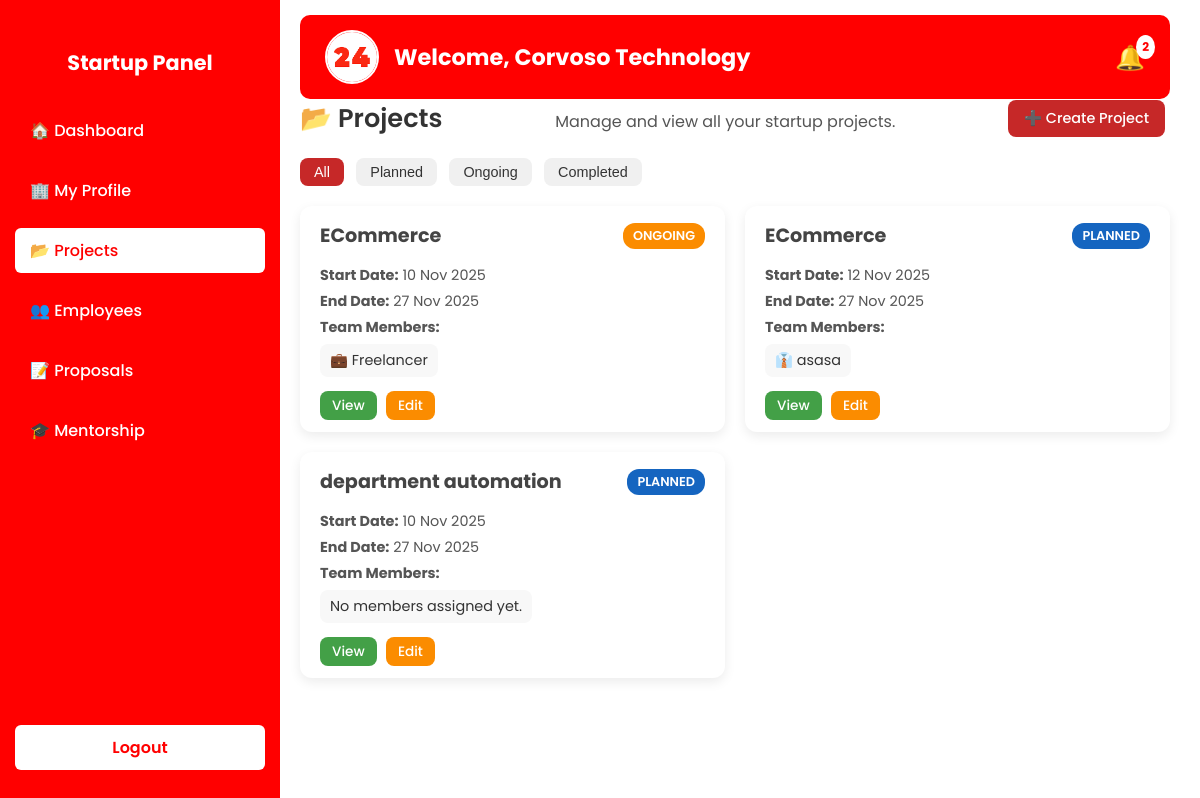
/startup/projects/ (signed in), run on an earlier commit of the app's database.
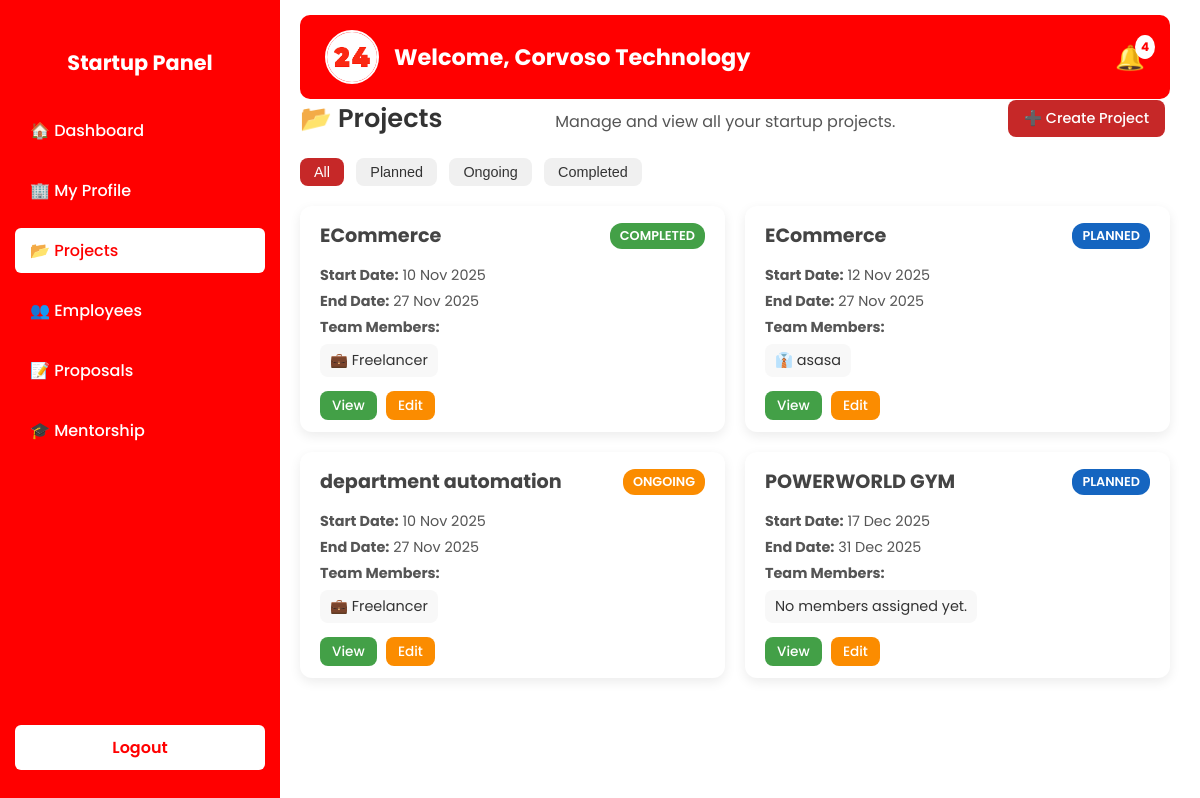
And on a later commit of the database.
### projects/models.py (models this page shows, shortened)
class Project(models.Model):
    startup = models.ForeignKey(StartupProfile, on_delete=models.CASCADE, related_name="projects")
    name = models.CharField(max_length=200)
    description = models.TextField()
    requirements_file = models.FileField(upload_to='project_requirements/', blank=True, null=True)  # Local file storage
    start_date = models.DateField()
    end_date = models.DateField(blank=True, null=True)
    status = models.CharField(max_length=20, choices=[
        ('PLANNED', 'Planned'),
        ('ONGOING', 'Ongoing'),
        ('COMPLETED', 'Completed')
    ], default='PLANNED')
    assigned_to_freelancers = models.BooleanField(default=False)
    employees_assigned = models.ManyToManyField(Employee, blank=True, related_name='projects')

class ProjectAssignment(models.Model):
    project = models.OneToOneField(Project, on_delete=models.CASCADE, related_name="assignment")
    freelancer = models.ForeignKey(FreelancerProfile, on_delete=models.CASCADE, null=True, blank=True)
    employee_name = models.CharField(max_length=200, blank=True, null=True)
    role = models.CharField(max_length=100, blank=True, null=True)
    assigned_date = models.DateField(auto_now_add=True)
    is_active = models.BooleanField(default=True)

### freelancer/models.py (models this page shows, shortened)
class FreelancerProfile(models.Model):
    user = models.OneToOneField(CustomUser, on_delete=models.CASCADE, related_name='freelancer_profile')
    full_name = models.CharField(max_length=100)
    contact_number = models.CharField(max_length=20, blank=True, null=True)
    bio = models.TextField(blank=True, null=True)
    hourly_rate = models.DecimalField(max_digits=8, decimal_places=2, blank=True, null=True)
    availability = models.CharField(
        max_length=50,
        choices=[('AVAILABLE', 'Available'), ('BUSY', 'Busy'), ('OFFLINE', 'Offline')],
        default='AVAILABLE'
    )
    profile_picture = models.ImageField(upload_to="freelancer/", blank=True, null=True)
    resume = models.FileField(blank=True, null=True)
    total_earnings = models.DecimalField(max_digits=10, decimal_places=2, default=0.00)
    created_at = models.DateTimeField(auto_now_add=True)
    updated_at = models.DateTimeField(auto_now=True)
    class Meta:
        verbose_name = "Freelancer Profile"
        verbose_name_plural = "Freelancer Profiles"

### accounts/models.py (models this page shows, shortened)
class CustomUser(AbstractUser):
    ROLE_CHOICES = [
        ('ADMIN', 'Admin'),
        ('STARTUP', 'Startup'),
        ('FREELANCER', 'Freelancer'),
        ('MENTOR', 'Mentor'),
        ('INVESTOR', 'Investor'),
    ]
    role = models.CharField(max_length=20, choices=ROLE_CHOICES, default='STARTUP')
    created_at = models.DateTimeField(auto_now_add=True)
    groups = models.ManyToManyField(
        Group,
        related_name='customuser_set',  # <--- change related_name
        blank=True,
        help_text='The groups this user belongs to.'
    )
    user_permissions = models.ManyToManyField(
        Permission,
        related_name='customuser_set',  # <--- change related_name
        blank=True,
        help_text='Specific permissions for this user.'
    )

### startup/models.py (models this page shows, shortened)
class Employee(models.Model):
    startup = models.ForeignKey(StartupProfile, on_delete=models.CASCADE, related_name='employees')
    name = models.CharField(max_length=255)
    role = models.CharField(max_length=100, blank=True, null=True)
    email = models.EmailField(blank=True, null=True)
    phone_number = models.CharField(max_length=15, blank=True, null=True)
    profile_picture = models.ImageField(upload_to='employee_profiles/', blank=True, null=True)  # changed to ImageField
    linkedin_profile = models.URLField(blank=True, null=True)
    github_profile = models.URLField(blank=True, null=True)
    skills = models.TextField(blank=True, null=True)
    date_of_joining = models.DateField(blank=True, null=True)
    is_active = models.BooleanField(default=True)
    added_at = models.DateTimeField(auto_now_add=True)
    updated_at = models.DateTimeField(auto_now=True)

### startup/views.py (the view)
# urls.py: path('projects/', views.startup_projects, name='startup_projects'),
@login_required
def startup_projects(request):
    profile = request.user.startup_profile
    projects = Project.objects.filter(startup=profile)
    context = {
        'profile': profile,
        'projects': projects,
        'projects_count': projects.count(),
        'projects_in_progress': projects.filter(status='IN_PROGRESS').count(),
        'projects_completed': projects.filter(status='COMPLETED').count(),
        'notifications_count': request.user.notifications.filter(read=False).count(),
        'notifications': request.user.notifications.all().order_by('-created_at')[:5],
    }
    return render(request, 'projects_list.html', context)

### startup/templates/projects_list.html (shortened to what this page needs)
{% extends 'base_startup.html' %}
{% block content %}
<div class="page-header">
    <h2>📂 Projects</h2>
    <p>Manage and view all your startup projects.</p>
    <a href="{% url 'startup:create_project' %}" class="btn create-project">➕ Create Project</a>
</div>
<div class="filter-bar">
    <button class="filter-btn active" data-status="all">All</button>
    <button class="filter-btn" data-status="planned">Planned</button>
    <button class="filter-btn" data-status="ongoing">Ongoing</button>
    <button class="filter-btn" data-status="completed">Completed</button>
</div>
<div class="projects-cards">
    {% for project in projects %}
    <div class="project-card" data-status="{{ project.status|lower|slugify }}">
        <div class="card-header">
            <h3>{{ project.name }}</h3>
            <span class="status {{ project.status|lower|slugify }}">{{ project.status }}</span>
        </div>
        <div class="card-body">
            <p><strong>Start Date:</strong> {{ project.start_date|date:"d M Y" }}</p>
            <p><strong>End Date:</strong> {{ project.end_date|date:"d M Y" }}</p>
            <p><strong>Team Members:</strong></p>
            <ul class="team-list">
                {% if project.employees_assigned.exists %}
                {% for emp in project.employees_assigned.all %}
                <li>👔 {{ emp.name }}</li>
                {% endfor %}
                {% endif %}
                {% if project.assignment and project.assignment.freelancer %}
                <li>💼 {{ project.assignment.freelancer.user.username }}</li>
                {% endif %}
                {% if not project.employees_assigned.exists and not project.assignment.freelancer %}
                <li>No members assigned yet.</li>
                {% endif %}
            </ul>
        </div>
        <div class="card-actions">
            <a href="{% url 'startup:project_detail' project.id %}" class="btn view">View</a>
            <a href="{% url 'startup:update_project' project.id %}" class="btn edit">Edit</a>
        </div>
    </div>
    {% endfor %}
</div>
{% endblock %}

### startup/templates/base_startup.html (shortened to what this page needs)
{% load static %}
<!DOCTYPE html>
<html lang="en">
<head>
</head>
<body>
    <nav class="sidebar">
        <div>
            <h2>Startup Panel</h2>
            <ul>
                <li>
                    <a href="{% url 'startup:startup_dashboard' %}"
                    class="{% if request.path == '/startup/dashboard/' or request.path == '/startup/dashboard/' %}active{% endif %}">🏠 Dashboard</a>
                </li>
                <li>
                <a href="{% url 'startup:stprofile_detail' %}"
                class="{% if '/startup/profile/' in request.path %}active{% endif %}">
                🏢 My Profile
                </a>
                </li>
                <li>
                    <a href="{% url 'startup:startup_projects' %}"
                        class="{% if '/startup/projects/' in request.path %}active{% endif %}">📂 Projects</a>
                </li>
                <li>
                    <a href="{% url 'startup:startup_employees' %}"
                        class="{% if '/startup/employees/' in request.path %}active{% endif %}">👥 Employees</a>
                </li>
                <li>
                    <a href="{% url 'startup:project_proposals' %}"
                        class="{% if '/startup/proposals/' in request.path %}active{% endif %}">📝 Proposals</a>
                </li>
                <li>
                    <a href="{% url 'startup:startup_sessions' %}"
                        class="{% if '/startup/sessions/' in request.path %}active{% endif %}">🎓 Mentorship</a>
                </li>
            </ul>
        </div>
        <div class="logout">
            <a href="{% url 'logout' %}">Logout</a>
        </div>
    </nav>
    <div class="main-content">
        <header>
            <div class="header-left">
                {% if profile.logo %}
                    <img src="{{ profile.logo.url }}" alt="Logo">
                {% else %}
                    <img src="{% static 'images/logo.png' %}" alt="Logo">
                {% endif %}
                <h1>Welcome, {{ profile.startup_name }}</h1>
            </div>
            <div class="header-right notification">
                🔔
                {% if notifications_count > 0 %}
                <span class="badge">{{ notifications_count }}</span>
                {% endif %}
            </div>
        </header>
        {% block content %}{% endblock %}
    </div>
</body>
</html>

What changed in the data, as far as the page shows it:
changed Project: status "ONGOING" → "COMPLETED"
changed Project "department automation": status "PLANNED" → "ONGOING"; assignment.freelancer.user.username (not shown) → "Freelancer"; status "No members assigned yet." → "💼"
added Project: name "POWERWORLD GYM", status "PLANNED", start_date "17 Dec 2025", end_date "31 Dec 2025", shows "No members assigned yet."
Also different on the page:
{{ notifications_count }}: "2" → "4"
